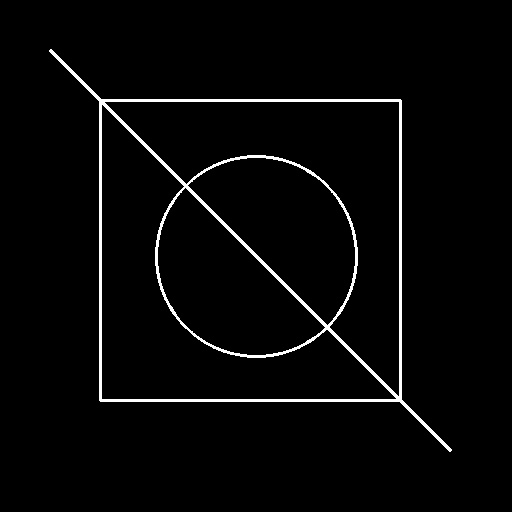
#> input picture test_images/sample.jpg, 512 x 512 px
$ python -i ml_utils.py   (imports and definitions only)   (older library calls are emulated)
#> lines starting #> are read from the running program, lines starting #| are printed output that depends on the picture; after the words box and inside, x2 and y2 are one past the last pixel; in counts of white or black regions, pixels touching at a corner belong together
#> further down, picture is the input picture: shape (512, 512, 3); min 0, max 255, mean 7.2
"""Machine learning utilities for HelixZone."""

from __future__ import annotations
import numpy as np
from numpy.typing import NDArray
from sklearn.linear_model import Lasso, ElasticNet
from sklearn.model_selection import train_test_split
from sklearn.metrics import mean_squared_error, r2_score
from sklearn.preprocessing import StandardScaler, RobustScaler
import cv2
from typing import Dict, List, Union, Optional, Tuple, Any, TypeVar, cast, Protocol
from scipy.ndimage import gaussian_filter
from scipy.ndimage import sobel
import scipy.sparse

# Type aliases for better readability
ImageType = TypeVar('ImageType', bound=NDArray[np.uint8])
MaskType = TypeVar('MaskType', bound=NDArray[np.uint8])
FeatureMatrix = NDArray[np.float32]
Coordinates = List[Tuple[int, int]]

# [199 lines left out: functions lasso_selection_performance, create_feature_matrix, not called in this run]

class EnhancedLassoFeathering:
    """Enhanced Lasso-based feathering with advanced features."""

    def __init__(self):
        """Initialize the feathering object."""
        self.feature_scale = 1.0
        self.scaler = StandardScaler()
        self.debug_mode = False
        self.mask_value = 255  # Maximum value for mask intensity

    def compute_edge_strength(self, image: np.ndarray) -> np.ndarray:
        """Compute edge strength map.

        Args:
            image: Input image (grayscale or BGR)

        Returns:
            Edge strength map as float32 array

        Raises:
            ValueError: If image is not a numpy array
        """
        if not isinstance(image, np.ndarray):
            raise ValueError("Image must be a numpy array")

        # Convert to uint8 for edge detection
        img_uint8 = (image * 255).astype(np.uint8)
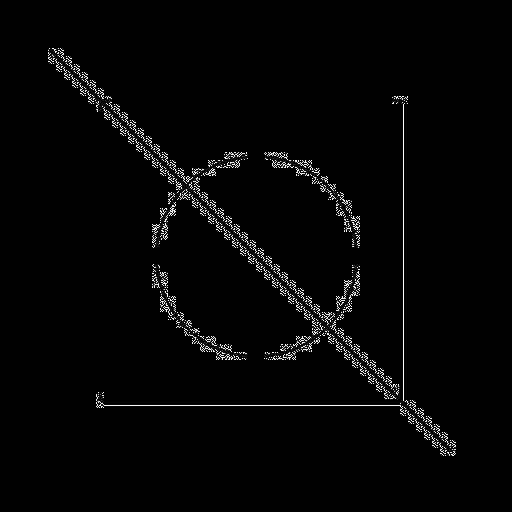
#> img_uint8: shape (512, 512, 3); min 0, max 255, mean 5

        # Multi-scale edge detection
        edges_fine = cv2.Canny(img_uint8, 50, 150)
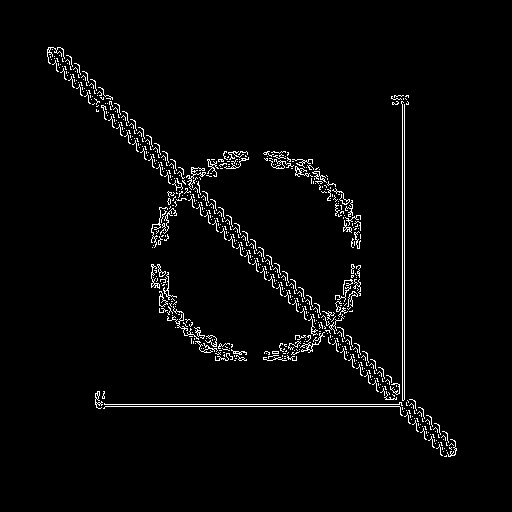
#> edges_fine: shape (512, 512); 2.7% white in thin lines or dots, all inside (x1, y1, x2, y2) = (47, 47, 457, 457)
        edges_coarse = cv2.Canny(cv2.GaussianBlur(img_uint8, (5, 5), 0), 30, 90)
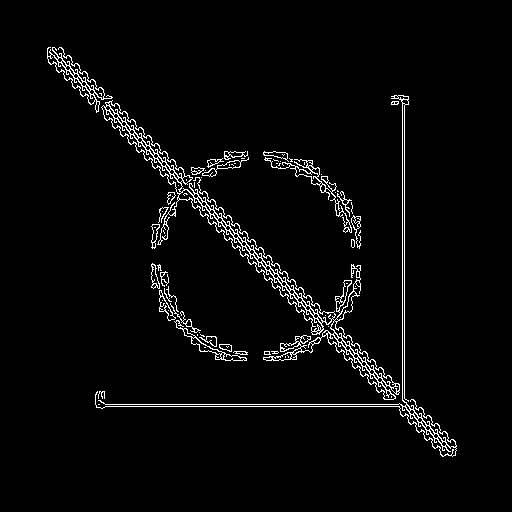
#> edges_coarse: shape (512, 512); 3.3% white in thin lines or dots, all inside (x1, y1, x2, y2) = (47, 47, 457, 457)

        # Combine edges
        edges = cv2.addWeighted(edges_fine.astype(np.float32), 0.7,
                               edges_coarse.astype(np.float32), 0.3, 0)

        # Normalize and smooth
        edges = edges / 255.0
        edges = cv2.GaussianBlur(edges.astype(np.float32), (3, 3), 0)
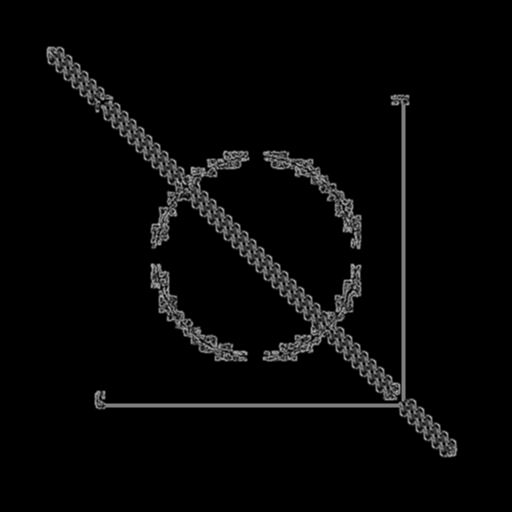
#> edges: shape (512, 512) float32; min 0, max 0.719, mean 0.0288

        return edges

    # [467 lines left out: functions create_advanced_features, _apply_single_channel, apply_lasso_feathering, apply_color_aware_feathering, create_selection_mask, compute_gabor_features and 1 more, not called in this run]

>>> import cv2
>>> picture = cv2.imread('../../../test_images/sample.jpg')
>>> result = EnhancedLassoFeathering().compute_edge_strength(picture)
